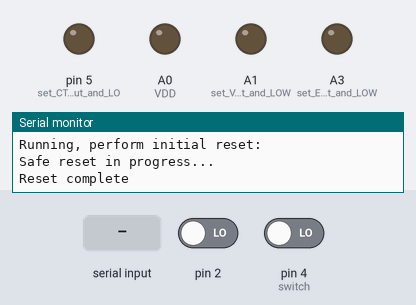
A sketch run on a simulated Arduino Uno, built with avr-gcc and run on an emulated ATmega328P. Shown: output pins drawn as LEDs (lit = HIGH), the last lines printed to the serial monitor. Inputs (shaded band) come from the test bench; at power-on: pin 2 LOW, pin 4 (switch) LOW.

Above: at 2.6 s.
2.7 s: "0\n" received over Serial
At 4.6 s:
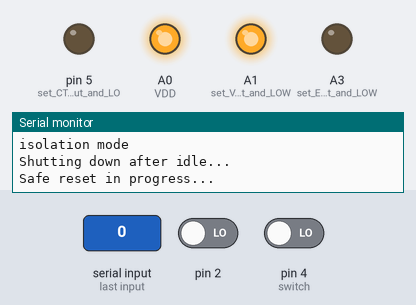
5.7 s: byte 52 ('4') received over Serial
At 8.4 s:
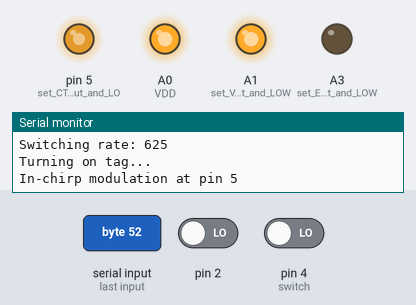
8.7 s: byte 54 ('6') received over Serial
At 9.89 s:
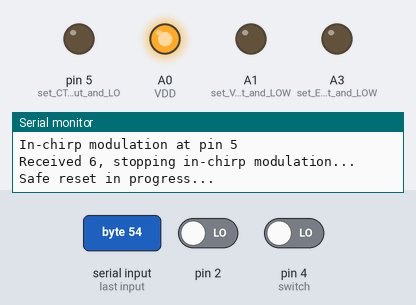
10.6 s: byte 49 ('1') received over Serial
At 11.9 s:
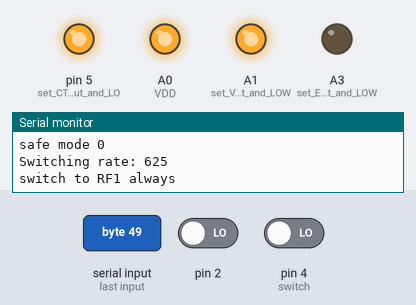
13.6 s: byte 51 ('3') received over Serial
At 15.3 s:
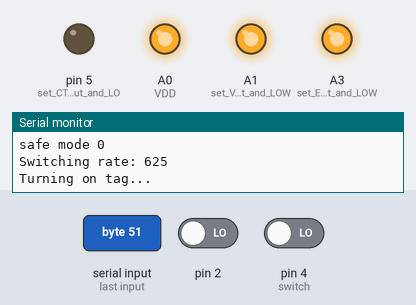
16.6 s: pin 2 driven HIGH
At 18.8 s:
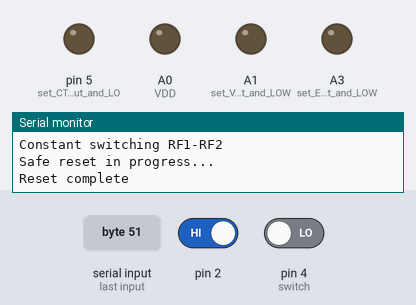
Timing chart, 0 to 19.1 s (numbered marks = the images above; inputs shaded):
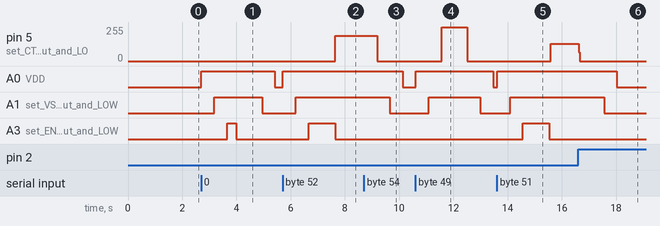

Measured:
- after the input at 2.7 s, A0 (VDD): LOW → HIGH at once, → LOW 2.7 s later; A1 (set_VSS_to_output_and_LOW): LOW → HIGH after 0.48 s, → LOW 1.8 s later; A3 (set_EN_to_output_and_LOW): LOW → HIGH after 0.96 s, → LOW 0.33 s later
- after the input at 5.7 s, pin 5 (set_CTRL_to_output_and_LO): 0/255 → 191/255 after 1.9 s; A0 (VDD): LOW → HIGH at once; A1 (set_VSS_to_output_and_LOW): LOW → HIGH after 0.49 s; A3 (set_EN_to_output_and_LOW): LOW → HIGH after 0.96 s, → LOW 0.98 s later
- after the input at 8.7 s, pin 5 (set_CTRL_to_output_and_LO): 191/255 → 0/255 after 0.48 s; A0 (VDD): HIGH → LOW after 1.4 s; A1 (set_VSS_to_output_and_LOW): HIGH → LOW after 0.96 s
- after the input at 10.6 s, pin 5 (set_CTRL_to_output_and_LO): 0/255 → 255/255 after 0.96 s, → 0/255 0.95 s later; A0 (VDD): LOW → HIGH at once, → LOW 2.9 s later; A1 (set_VSS_to_output_and_LOW): LOW → HIGH after 0.49 s, → LOW 1.9 s later
- after the input at 13.6 s, pin 5 (set_CTRL_to_output_and_LO): 0/255 → 129/255 after 2.0 s; A0 (VDD): LOW → HIGH at once; A1 (set_VSS_to_output_and_LOW): LOW → HIGH after 0.49 s; A3 (set_EN_to_output_and_LOW): LOW → HIGH after 0.96 s, → LOW 0.98 s later
- after the input at 16.6 s, pin 5 (set_CTRL_to_output_and_LO): 129/255 → 0/255 at once; A0 (VDD): HIGH → LOW after 1.4 s; A1 (set_VSS_to_output_and_LOW): HIGH → LOW after 0.95 s

The sketch:

24GHzSwitch-final-final.ino
```cpp
#include "Arduino.h"
#include "util/delay.h"

void delayMs(int ms) {
  // delay is not in ms after PWM change
  unsigned int delayed = ms << 6;
  delay(delayed);
}

void setup() {
  TCCR0B = (TCCR0B & 0b11111000) | 0x01;

  Serial.begin(9600);

  pinMode(A0, OUTPUT); // VDD
  pinMode(A1, OUTPUT); // set VSS to output and LOW
  pinMode(A3, OUTPUT); // set EN to output and LOW
  pinMode(5, OUTPUT); // set CTRL to output and LOW, HIGH-Z

  pinMode(2, INPUT);

  Serial.println("Running, perform initial reset:");
  safeMode();
}

const int delayVal = 1500;
const int ISOdelayVal = 2000;

char rx_byte = 0;
const long rate = 625; // in microseconds
const int duty = 75; // duty cycle for in-chirp modulation

int code1[14] = {1,1,1,1,0,0,0,0,1,1,0,0,1,0};
int code2[10] = {1,0,0,0,1,1,1,0,0,1};
int loopTime = 10000;
int starttime;
int endtime;
int idleCurrentTime;
int idleStartTime;
unsigned long idleTime = 125000 << 6;
int isSafeMode=1;

void loop() {
  if (Serial.available() > 0) {    // is a character available?
    rx_byte = Serial.read();
    if (rx_byte < '0' || rx_byte > '9') return;

    Serial.print("Number received: ");
    Serial.println(rx_byte);

    isSafeMode = 0;
    Serial.println("safe mode 0");
    Serial.print("Switching rate: ");
    Serial.println(rate);

    if (rx_byte=='6') { // turn off the whole board
      safeMode();
    } else if (rx_byte=='0') { // turn off the switch
      Serial.println("isolation mode");
      digitalWrite(A0, HIGH);
      delayMs(delayVal);
      digitalWrite(A1, HIGH);
      delayMs(delayVal);
      digitalWrite(A3, HIGH);
    } else if (rx_byte=='1') { //switch to RF1
      Serial.println("switch to RF1 always");
      digitalWrite(A0, HIGH);
      delayMs(delayVal);
      digitalWrite(A1, HIGH);
      delayMs(delayVal);
      digitalWrite(5, HIGH);
      delayMs(delayVal);
      digitalWrite(A3, LOW);
    } else if (rx_byte=='2') { // switch to RF2
      Serial.println("switch to RF2 always");
      digitalWrite(A0, HIGH);
      delayMs(delayVal);
      digitalWrite(A1, HIGH);
      delayMs(delayVal);
      digitalWrite(5, LOW);
      delayMs(delayVal);
      digitalWrite(A3, LOW);
    } else if (rx_byte=='3' || digitalRead(4) ==HIGH) { // switch constantly
      Serial.println("Turning on tag...");
      digitalWrite(A0, HIGH);
      delayMs(delayVal);
      digitalWrite(A1, HIGH);
      delayMs(delayVal);
      digitalWrite(A3, HIGH);
      delayMs(ISOdelayVal);

      Serial.println("Constant switching RF1-RF2");
      starttime = millis();
      endtime = starttime;

      // Switch tag on/off.
      // 1) Use millis(), not delayMicros(), to keep account of
      // the time needed of switching pins. millis() in Arduino
      // Uno is always a multiple of 4us. Overflow of millis()
      // does not matter since the subtraction always provide
      // the correct result.
      // 2) Use direct pin access instead of digitalWrite/Read,
      // since the former takes ~5us and the latter <1us.
      // 3) Tried figuring out a better solution of turning off
      // the tag, but proto-threading (pseudo-multithreading) does
      // not work with Serial input... probably add a button while
      // designing the new 3D tag?
      unsigned long curr;
      digitalWrite(A3, LOW);
      while (digitalRead(2) == LOW) // digitalRead(2) == LOW
      {
        curr = micros();
        PORTD |= _BV(5);
        while (micros() - curr < (rate << 6));
        curr = micros();
        PORTD &= ~_BV(5);
        while (micros() - curr < (rate << 6));
      }
      safeMode();
    }
    else if (rx_byte=='4') { // in-chirp switching
      Serial.println("Turning on tag...");
      digitalWrite(A0, HIGH);
      delayMs(delayVal);
      digitalWrite(A1, HIGH);
      delayMs(delayVal);
      digitalWrite(A3, HIGH);
      delayMs(ISOdelayVal);
      Serial.println("In-chirp modulation at pin 5");

      digitalWrite(A3, LOW);
      analogWrite(5, duty * 255 / 100);

      while (digitalRead(2) == LOW) { // (PIND & _BV(2)) == 0
        if (Serial.available() && Serial.read() == '6') {
          Serial.println("Received 6, stopping in-chirp modulation...");
          break;
        }
      }
      safeMode();
    }
    // Removed old coding modulation
    else if (rx_byte == '\n') {
      Serial.println("Ignore \\n");
    } else {
      safeMode();
    }
  } else {
    idleCurrentTime = millis();
    if (idleCurrentTime - idleStartTime >= idleTime && isSafeMode == 0) {
      isSafeMode = 1;
      Serial.println("Shutting down after idle...");
      safeMode();
    }
  }
}

void safeMode()
{
  Serial.println("Safe reset in progress...");
  digitalWrite(A3, LOW);
  delayMs(delayVal);
  digitalWrite(5, LOW);
  delayMs(delayVal);
  digitalWrite(A1, LOW);
  delayMs(delayVal);
  digitalWrite(A0, LOW);
  isSafeMode = 1;
  idleStartTime = millis();
  Serial.println("Reset complete");
}
```
